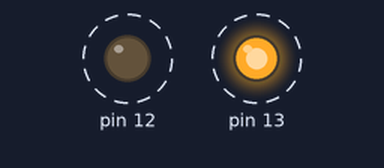
This sketch was run on a simulated Arduino Uno, built with avr-gcc and run on an emulated ATmega328P. Parts: output pins drawn as LEDs (lit = HIGH). Dashed ring = blinking.

Above: at 0.4 s.
Timing chart, 0 to 3.7 s (numbered marks = the images above):
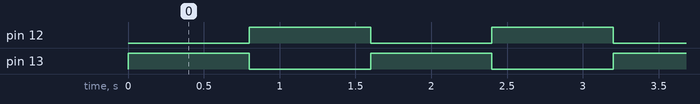

The sketch:

Pr_tica_5.3_.ino
```cpp
void setup()
{
  Serial.begin(9600);
  // Inicia a comunicação do Arduino ao computador em uma taxa de 9600 bits.

  DDRB |= B110000;
  // Configuração dos pinos de saída.

  PORTB |= B010000;
  // Incializa um dos pinos em estado alto.

}

void loop()
{
    PORTB = (~PORTB) & B110000;
  // Inverte os estados dos pinos digitais 12 e 13 no registrador PORTB, mantendo os outros bits inalterados.

    delay(800);
  // Atraso de 800 milisegundos entre cada inversão.

}
```

Measured:
- by itself, pin 12, pin 13: alternates HIGH for 0.80 s and LOW for 0.80 s
